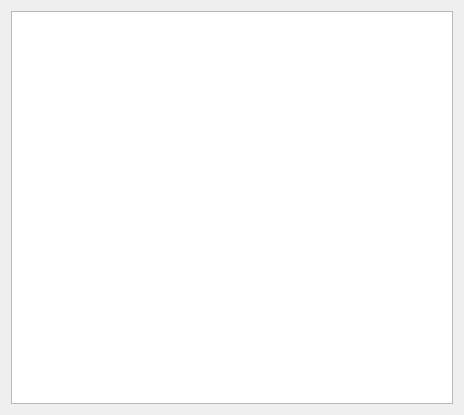
<?xml version="1.0" encoding="UTF-8"?>
<ui version="4.0">
 <class>InventoryWidget</class>
 <widget class="QWidget" name="InventoryWidget">
  <property name="geometry">
   <rect>
    <x>0</x>
    <y>0</y>
    <width>464</width>
    <height>415</height>
   </rect>
  </property>
  <property name="windowTitle">
   <string>InventoryWidget</string>
  </property>
  <layout class="QVBoxLayout" name="verticalLayout">
   <item>
    <widget class="QListWidget" name="itemList">
     <property name="resizeMode">
      <enum>QListView::Adjust</enum>
     </property>
     <property name="spacing">
      <number>2</number>
     </property>
    </widget>
   </item>
  </layout>
 </widget>
 <layoutdefault spacing="6" margin="11"/>
 <resources/>
 <connections/>
</ui>
